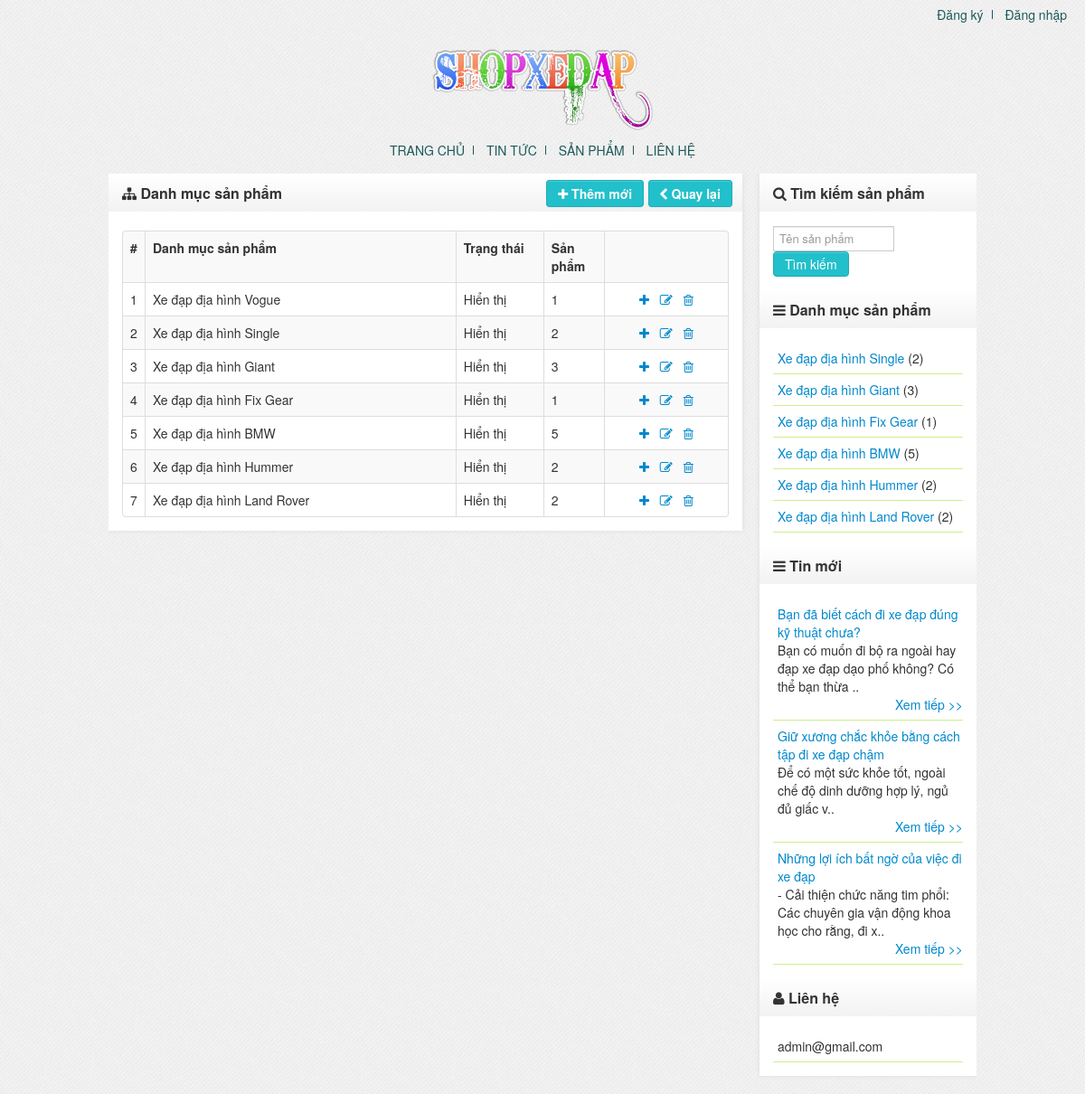
The app's page /admin/categories.php with its own data.
### tables this page shows
CREATE TABLE IF NOT EXISTS `settings` (
  `title` varchar(150) NOT NULL,
  `home` varchar(150) NOT NULL,
  `email` varchar(150) NOT NULL,
  `page` int(11) NOT NULL
);

CREATE TABLE IF NOT EXISTS `categories` (
  `id` int(11) NOT NULL AUTO_INCREMENT,
  `cat_name` varchar(150) NOT NULL,
  `show` varchar(5) NOT NULL,
  PRIMARY KEY (`id`)
);

CREATE TABLE IF NOT EXISTS `articles` (
  `id` int(11) NOT NULL AUTO_INCREMENT,
  `articles_name` varchar(150) NOT NULL,
  `cat_id` int(11) NOT NULL,
  `show` varchar(5) NOT NULL,
  `content` text NOT NULL,
  `created` datetime NOT NULL,
  `comment` varchar(5) NOT NULL,
  PRIMARY KEY (`id`),
  KEY `catid_art` (`cat_id`)
);

### admin/categories.php (the view, shortened to what this page needs)
<?php
	require_once("../inc/header.php");
?>
<div class="widget">
<?php
	if(isset($_GET['act'])) {
		switch($_GET['act']) {
			case'add':
				echo '<div class="widget-title"><i class="icon-sitemap"></i>&nbsp;Thêm mới danh mục sản phẩm <span style="float: right;"><a href="'.$set['home'].'/admin/categories.php" class="btn"><i class="icon-chevron-left"></i>&nbsp;Quay lại</a></span></div>';
				echo '<div class="widget-body">';
				if(isset($_POST['submit'])) {
					$cat_name = $_POST['cat_name'];
					if(strlen($cat_name) < 4 OR strlen($cat_name) > 50)
						echo '<div class="alert alert-error"><i class="icon-warning-sign"></i>&nbsp;Tên danh mục quá ngắn hoặc quá dài (4 - 50 ký tự)</div>';
					elseif(empty($cat_name))
						echo '<div class="alert alert-error"><i class="icon-warning-sign"></i>&nbsp;Bạn phải nhập thông tin tên danh mục</div>';
					else {
							$show = $_POST['show'];
							$sql = "INSERT `categories`(`cat_name`, `show`) VALUES('$cat_name', '$show')";
							$result = @mysql_query($sql);
							if(isset($result))
								echo '<div class="alert alert-success"><i class="icon-ok"></i>&nbsp;Tạo danh mục mới thành công</div>';
					}
				}
?>
	<form action="" method="POST" name="form1">
	<table cellpadding="4" cellspacing="0">
		<tr>
			<td>Tên danh mục <span class="required">*</span></td>
			<td><input type="text" name="cat_name" required="required" style="width:400px;" /></td>
		</tr>
	<tr>
		<td>Hiển thị</td>
		<td>
			<select name="show" style="width:80px;">
				<option selected="selected" value="true">Có</option>
				<option value="false">Không</option>
			</select>
		</td>
	</tr>
		<tr>
			<td>&nbsp;</td>
			<td><input type="submit" name="submit" value="Thêm mới" class="btn" /></td>
		</tr>
	</table>
</form>
</div>
<?php
			break;
			case'edit':
				echo '<div class="widget-title"><i class="icon-sitemap"></i>&nbsp;Sửa danh mục sản phẩm <span style="float: right;"><a href="'.$set['home'].'/admin/categories.php" class="btn"><i class="icon-chevron-left"></i>&nbsp;Quay lại</a></span></div>';
				echo '<div class="widget-body">';
				if(isset($_GET['id'])) {
					$id = $_GET['id'];
					$sql = "SELECT * FROM `categories` WHERE `id` = '$id'";
					$result = @mysql_query($sql);
					if(@mysql_num_rows($result)==0) {
						echo '<div class="alert alert-error"><i class="icon-warning-sign"></i>&nbsp;Danh mục sản phẩm không tồn tại</div>';
					}else {
                        $row = @mysql_fetch_array($result);
						if(isset($_POST['submit'])) {
							$cat_name = $_POST['cat_name'];
							if(strlen($cat_name) < 4 OR strlen($cat_name) > 50)
								echo '<div class="alert alert-error"><i class="icon-warning-sign"></i>&nbsp;Tên danh mục quá ngắn hoặc quá dài (4 - 50 ký tự)</div>';
							elseif(empty($cat_name))
								echo '<div class="alert alert-error"><i class="icon-warning-sign"></i>&nbsp;Bạn phải nhập thông tin tên danh mục</div>';
							else {
									$show = $_POST['show'];
									$sql = "UPDATE `categories` SET `cat_name` = '$cat_name', `show` = '$show' WHERE `id` = '$id'";
									$result = @mysql_query($sql);
									if(isset($result)) {
										echo '<div class="alert alert-success"><i class="icon-ok"></i>&nbsp;Cập nhật thông tin thành công</div>';
                                        $sql = "SELECT * FROM `categories` WHERE `id` = '$id'";
                                        $result = @mysql_query($sql);
                                        $row = @mysql_fetch_array($result);
                                    }
							}
						}
?>
	<form action="" method="POST" name="form1">
	<table cellpadding="4" cellspacing="0">
		<tr>
			<td>Tên danh mục <span class="required">*</span></td>
			<td><input type="text" name="cat_name" required="required" value="<?php echo $row['cat_name']; ?>" style="width:400px;" /></td>
		</tr>
	<tr>
		<td>Hiển thị</td>
		<td>
			<select name="show" style="width:80px;">
				<?php
					if($row['show']=='true') {
						echo '<option selected="selected" value="true">Có</option>
						<option value="false">Không</option>';
					}
					else {
						echo '<option value="true">Có</option>
						<option selected="selected" value="false">Không</option>';
					}
				?>
			</select>
		</td>
	</tr>
		<tr>
			<td>&nbsp;</td>
			<td><input type="submit" name="submit" value="Cập nhật" class="btn" /></td>
		</tr>
	</table>
</form>
<?php
					}
				}else {
					echo '<div class="alert alert-error"><i class="icon-warning-sign"></i>&nbsp;Bạn chưa chọn danh mục sản phẩm</div>';
				}
				echo '</div>';
			break;
			case'delete':
				echo '<div class="widget-title"><i class="icon-sitemap"></i>&nbsp;Xóa danh mục sản phẩm <span style="float: right;"><a href="'.$set['home'].'/admin/categories.php" class="btn"><i class="icon-chevron-left"></i>&nbsp;Quay lại</a></span></div>';
				echo '<div class="widget-body">';
				if(isset($_GET['id'])) {
					$id = $_GET['id'];
					$sql = "SELECT * FROM `categories` WHERE `id` = '$id'";
					$result = @mysql_query($sql);
					if(@mysql_num_rows($result)==0) {
						echo '<div class="alert alert-error"><i class="icon-warning-sign"></i>&nbsp;Danh mục sản phẩm không tồn tại</div>';
					}else {
						$row = @mysql_fetch_array($result);
						$cat_id = $row['id'];
						$query = "SELECT `cat_id` FROM `products` WHERE `cat_id` = '$cat_id'";
						$res = @mysql_query($query);
						if(@mysql_num_rows($res) == 0) {
							if(isset($_GET['confirm'])=='ok') {
    							@mysql_query("DELETE FROM `categories` WHERE `id` = '$id'") or die (@mysql_error());
								header('Location: categories.php');
                                exits();
							}else
								echo 'Bạn chắc chắn muốn xóa danh mục sản phẩm: '.$row['cat_name'].'<br /><br /><a href="'.$set['home'].'/admin/categories.php?act=delete&id='.$id.'&confirm=ok" class="btn">Tiếp tục</a>';
						}else {
						  echo '<div class="alert alert-info"><i class="icon-info-sign"></i>&nbsp;Hiện danh mục này đang có các sản phẩm, bạn cần phải xóa sản phẩm trước</div>';
						}
					}
				}
				echo '</div>';
			break;
		}
	}else {
?>
		<div class="widget-title"><i class="icon-sitemap"></i>&nbsp;Danh mục sản phẩm <span style="float: right;"><a href="<?php echo ''.$set['home'].'/admin/categories.php?act=add'; ?>" class="btn"><i class="icon-plus"></i>&nbsp;Thêm mới</a>&nbsp;<a href="<?php echo ''.$set['home'].'/admin/'; ?>" class="btn"><i class="icon-chevron-left"></i>&nbsp;Quay lại</a></span></div>
		<div class="widget-body">
		<?php
			$sql = "SELECT * FROM `categories` ORDER BY `id` DESC";
			$result = @mysql_query($sql);
			if(@mysql_num_rows($result)==0) {
				echo '<div class="alert alert-info"><i class="icon-info-sign"></i>&nbsp;Chưa có danh mục sản phẩm nào</div>';
			}else {
				echo '<table class="table table-striped table-bordered dataTable" cellspacing="0" style="width:100%;border-collapse:collapse;">
		<tbody>
		<tr>
			<th scope="col">#</th><th scope="col">Danh mục sản phẩm</th><th scope="col">Trạng thái</th><th scope="col" style="width:50px;">Sản phẩm</th><th scope="col">&nbsp;</th>
		</tr>';
				$i = 0;
				while($row = @mysql_fetch_array($result)) {
					$i++;
                    $cat_id = $row['id'];
		?>
					<tr class="row0">
						<td align="center" style="width:8px;">
							<?php echo $i; ?>
						</td><td>
							   <?php echo $row['cat_name']; ?>
						</td><td align="center" style="width:80px;">
							<?php
								if($row['show']=='true')
									echo 'Hiển thị';
								else
									echo 'Ẩn';
							?>
						</td>
                        <td>
                        <?php
                            $rows = @mysql_fetch_array(@mysql_query("SELECT COUNT(`id`) FROM `products` WHERE `cat_id` = '$cat_id'"));
                            $count = $rows[0];
                            echo $count;
                        ?>
                        </td>
						<td class="text-center" align="center" style="width:120px;">
							<a href="<?php echo ''.$set['home'].'/admin/products.php?act=add&cat_id='.$row['id'].''; ?>" title="Thêm sản phẩm vào danh mục này" class="link-btn">
								<i class="icon-plus"></i>
							</a>
							<a href="<?php echo ''.$set['home'].'/admin/categories.php?act=edit&id='.$row['id'].''; ?>" title="Sửa danh mục sản phẩm" class="link-btn">
								<i class="icon-edit"></i>
							</a>
							<a id="imb_del" class="imb_delete link-btn" title="Xóa danh mục sản phẩm" href="<?php echo ''.$set['home'].'/admin/categories.php?act=delete&id='.$row['id'].''; ?>">
								<i class="icon-trash"></i>
							</a>
						</td>
					</tr>
<?php
				}
			}
		echo '</tbody></table>
		</div>';
	}
	echo '</div>';
	require_once("../inc/footer.php");
?>

### inc/header.php (shortened to what this page needs)
<?php
    require_once("connect.php");
	if(isset($_COOKIE['user']))
		$account = $_COOKIE['user'];
	elseif(isset($_SESSION['user']))
		$account = $_SESSION['user'];
	else
		$account = '';
    $set = $connect -> query("SELECT * FROM `settings`") -> fetch_array(MYSQLI_ASSOC);
?>
<!DOCTYPE html PUBLIC "-//W3C//DTD XHTML 1.0 Transitional//EN" "http://www.w3.org/TR/xhtml1/DTD/xhtml1-transitional.dtd">
<html xmlns="http://www.w3.org/1999/xhtml">
<head>
	<link rel="stylesheet" href="<?php echo $set['home']; ?>/themes/style.css" />
	<link rel="stylesheet" href="<?php echo $set['home']; ?>/themes/bootstrap.css" />
	<link rel="stylesheet" href="<?php echo $set['home']; ?>/themes/font-awesome.css" />
</head>
<body>
<div id="header">
	<img src="<?php echo $set['home']; ?>/themes/logo.png" alt="logo" />
	<div id="top_menu">
		<ul>
			<?php
				if(empty($account)) {
					echo '<li class="b_right"><a href="'.$set['home'].'/register.php">Đăng ký</a></li>
			<li><a href="'.$set['home'].'/login.php">Đăng nhập</a></li>';
				}
			?>
		</ul>
	</div>
</div>
<div id="menu_container">
	<ul>
		<li class="b_right"><a href="<?php echo $set['home']; ?>/index.php">Trang chủ</a></li>
		<li class="b_right"><a href="<?php echo $set['home']; ?>/articles.php">Tin tức</a></li>
		<li class="b_right"><a href="<?php echo $set['home']; ?>/products.php">Sản phẩm</a></li>
		<li><a href="<?php echo $set['home']; ?>/contacts.php">Liên hệ</a></li>
	</ul>
</div>
<div id="content">
	<div id="body">

### inc/footer.php (shortened to what this page needs)
<div id="footer"></div>
</div>
<div id="sidebar">
    <div class="widget">
        <div class="widget-title"><i class="icon-search"></i>&nbsp;Tìm kiếm sản phẩm</div>
        <div class="widget-body">
            <form action="<?php echo $set['home']; ?>/search.php" name="form1" method="GET">
                <input type="text" name="key" placeholder="Tên sản phẩm" style="width: 57%"/>
                <input type="submit" class="btn" value="Tìm kiếm"/>
            </form>
        </div>
        <div class="widget-title"><i class="icon-reorder"></i>&nbsp;Danh mục sản phẩm</div>
        <div class="widget-body">
            <?php
            $sql = "SELECT * FROM `categories` WHERE `show` = 'true' ORDER BY `id` DESC";
            $result = $connect->query($sql);
            if ($result->fetch_array(MYSQLI_NUM) == 0)
                echo '<div class="alert alert-info"><i class="icon-info-sign"></i>&nbsp;Chưa có danh mục sản phẩm nào</div>';
            else {
                while ($row = $result->fetch_array(MYSQLI_ASSOC)) {
                    $cat_id = $row['id'];
                    $query = "SELECT COUNT(`id`) as total FROM `products` WHERE `show` = 'true' AND `cat_id` = '$cat_id'";
                    $res = $connect->query($query);
                    $rows = $res->fetch_array(MYSQLI_ASSOC);
                    $count = $rows['total'];
                    echo '<div class="cat_list"><a href="' . $set['home'] . '/categories.php?id=' . $row['id'] . '">' . $row['cat_name'] . '</a> (' . $count . ')</div>';
                }
            }
            ?>
        </div>
        <div class="widget-title"><i class="icon-reorder"></i>&nbsp;Tin mới</div>
        <div class="widget-body">
            <?php
            $sql = "SELECT * FROM `articles` WHERE `show` = 'true' ORDER BY `id` DESC LIMIT 0,5";
            $result = $connect->query($sql);
            if ($result->fetch_array(MYSQLI_NUM) == 0)
                echo '<div class="alert alert-info"><i class="icon-info-sign"></i>&nbsp;Chưa có tin tức nào</div>';
            else {
                echo '<marquee  behavior="scroll" scrollamount="2" direction="up" onmouseover="this.stop()" onmouseout="this.start()">';
                while ($row = $result->fetch_array(MYSQLI_ASSOC)) {
                    echo '<div class="cat_list"><a href="' . $set['home'] . '/articles.php?id=' . $row['id'] . '">' . $row['articles_name'] . '</a><div class="shortdesc">' . substr($row['content'], 0, 100) . '..</div><span style="float: right;"><a href="#">Xem tiếp >></a></span><br /></div>';
                }
                echo '</marquee>';
            }
            ?>
        </div>
        <div class="widget-title"><i class="icon-user"></i>&nbsp;Liên hệ</div>
        <div class="widget-body">
            <div class="cat_list"><?php echo $set['email']; ?></div>
        </div>
    </div>
</div>
</body>
</html>

### records on screen
settings: home (picture), email "admin@gmail.com"
categories: cat_name "Xe đạp địa hình Vogue", show "Hiển thị", count "1"
categories: cat_name "Xe đạp địa hình Single", show "Hiển thị", count "2"
categories: cat_name "Xe đạp địa hình Giant", show "Hiển thị", count "3"
categories: cat_name "Xe đạp địa hình Fix Gear", show "Hiển thị", count "1"
categories: cat_name "Xe đạp địa hình BMW", show "Hiển thị", count "5"
categories: cat_name "Xe đạp địa hình Hummer", show "Hiển thị", count "2"
categories: cat_name "Xe đạp địa hình Land Rover", show "Hiển thị", count "2"
articles: articles_name "Bạn đã biết cách đi xe đạp đúng kỹ thuật chưa?", content "Bạn có muốn đi bộ ra ngoài hay đạp xe đạp dạo phố không? Có thể bạn thừa"
articles: articles_name "Giữ xương chắc khỏe bằng cách tập đi xe đạp chậm", content "Để có một sức khỏe tốt, ngoài chế độ dinh dưỡng hợp lý, ngủ đủ giấc v"
articles: articles_name "Những lợi ích bất ngờ của việc đi xe đạp", content "- Cải thiện chức năng tim phổi: Các chuyên gia vận động khoa học cho rằng, đi x"
